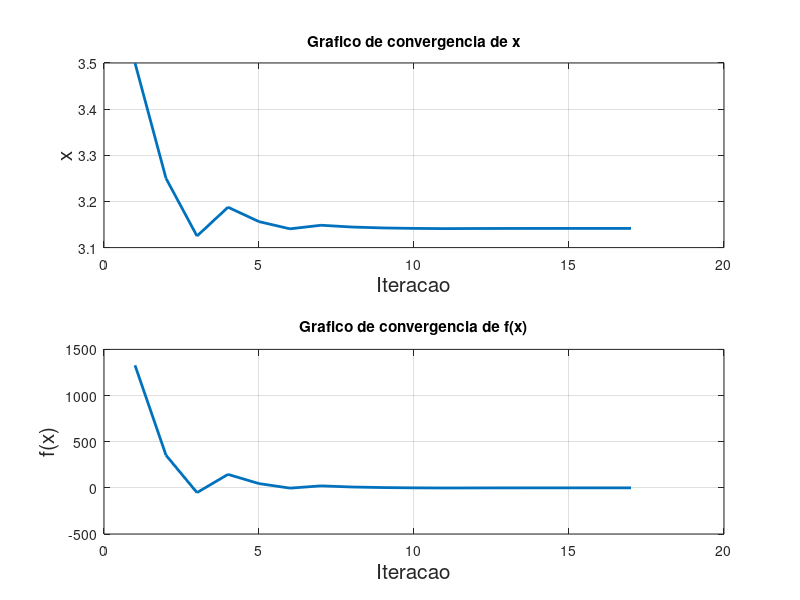
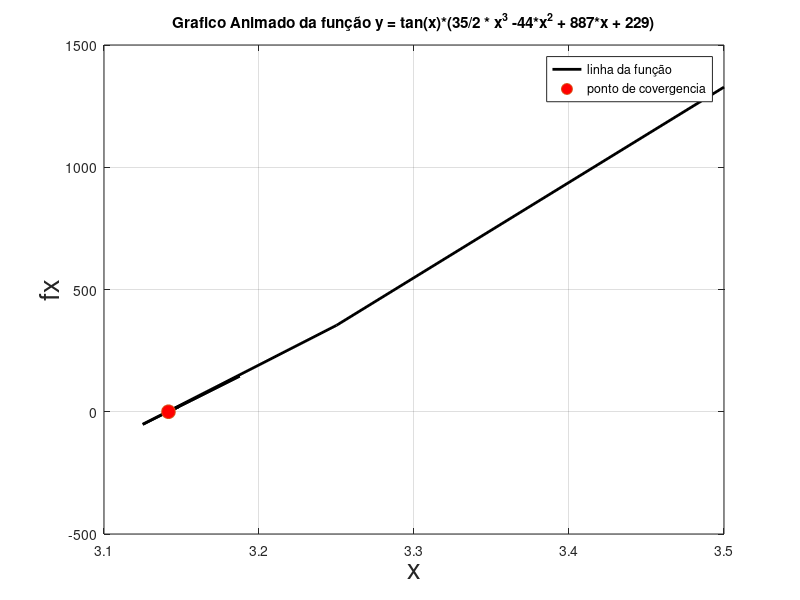

The MATLAB script that drew these images, in order:
function exercicio1()
  clc;
  xr = 0;
  xrold = nan;
  xl = 3;
  xu = 4;
  nmaxinter = 20;
  tolerancia = 1e-5;

  interacoesdex = zeros(nmaxinter,1);
  interacoesdefx = zeros(nmaxinter,1);

  for cont =1:nmaxinter

   xr = (xl + xu)/2
   interacoesdex(cont) = xr;

   fxr = funcao(xr);
   interacoesdefx(cont) = fxr;



    test = funcao(xl) * funcao(xr);

    if test < 0
      xu = xr;
     elseif test > 0
      xl = xr;
    else
      break;
    endif

     if abs(xr-xrold) <= tolerancia
       break;
      endif

    xrold = xr;
  endfor

  interacoesdefx=interacoesdefx(1:cont);
  interacoesdex=interacoesdex(1:cont);




  fprintf("A raiz da funcao e: %5f", xr);
  fprintf("A quantidade de interacoes: %5f", cont);

  grafico(cont,interacoesdefx,interacoesdex);
  graficoAnimado(interacoesdex,interacoesdefx,cont);
  #figure(1);
  #plot(interacoesdex, interacoesdefx,'linewidth', 3);
endfunction

function y = funcao(x)
  y = tan(x)*(35/2 * x^3 -44*x^2 + 887*x + 229);
endfunction


function grafico(iter, FXR, XR)
  figure(2);

  % Primeiro gráfico
  subplot(2, 1, 1);
  plot(1:iter, XR, 'linewidth', 2);
  #set(gca);
  ylabel('x', 'fontsize', 15);
  xlabel('Iteracao', 'fontsize', 15);
  grid on;
  title('Grafico de convergencia de x');


  % Segundo gráfico
  subplot(2, 1, 2);
  plot(1:iter, FXR, 'linewidth', 2);
  #set(gca);
  ylabel('f(x)', 'fontsize', 15);
  xlabel('Iteracao', 'fontsize', 15);
  grid on;
  title('Grafico de convergencia de f(x)');

end

function graficoAnimado(XR,FXR,cont)

  figure(3);

  for iter = 1:cont
    plot(XR, FXR, 'linewidth', 2, 'color', 'black');
    hold on;
    plot(XR(iter), FXR(iter), 'o', 'markersize', 10, 'markerfacecolor', 'red');
    hold off;
    #set(gca, 'fontsize', 12);
    grid on;
    xlabel('x', 'fontsize', 20);
    ylabel('fx', 'fontsize', 20);
    legend("linha da função","ponto de covergencia");
    title("Grafico Animado da função y = tan(x)*(35/2 * x^3 -44*x^2 + 887*x + 229)");

    pause(0.3);
  end

end



